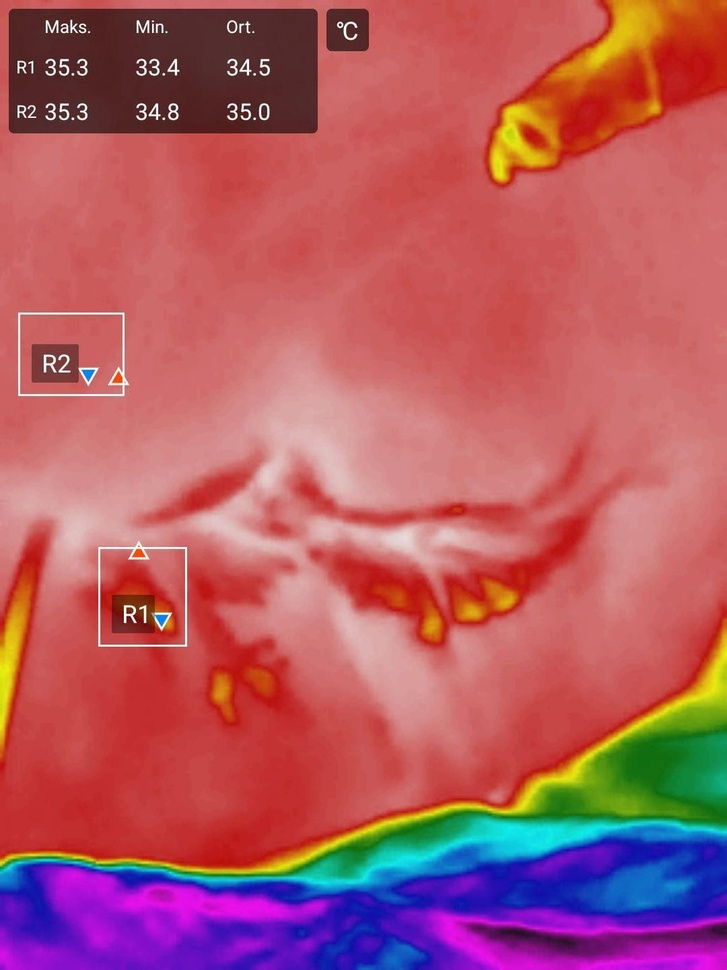
#> input picture model_files/001.21.GLUTEAL.EVRE1.-0,5.jpeg, 727 x 970 px, shrunk from 1080 x 1440 before the run
$ python -i ruler_utils.py   (imports and definitions only)
#> lines starting #> are read from the running program, lines starting #| are printed output that depends on the picture; after the words box and inside, x2 and y2 are one past the last pixel; in counts of white or black regions, pixels touching at a corner belong together
#> further down, picture is the input picture: shape (970, 727, 3); mean B, G, R 99.3, 89.8, 177.7
import cv2
import numpy as np


def group_close_values(values, max_gap=8):
    if len(values) == 0:
        return []

    values = sorted(values)
    groups = [[values[0]]]

    for v in values[1:]:
        if abs(v - groups[-1][-1]) <= max_gap:
            groups[-1].append(v)
        else:
            groups.append([v])

    return [int(np.mean(g)) for g in groups]


def detect_ruler_and_scale(image_bgr, debug=False):
#> called with debug = False
    debug_dict = {}

    # 1) Mavi cetveli bul
    hsv = cv2.cvtColor(image_bgr, cv2.COLOR_BGR2HSV)
#> hsv: shape (970, 727, 3); mean H, S, V 47.7, 156, 194

    lower_blue = np.array([85, 30, 20])
    upper_blue = np.array([145, 255, 255])

    blue_mask = cv2.inRange(hsv, lower_blue, upper_blue)
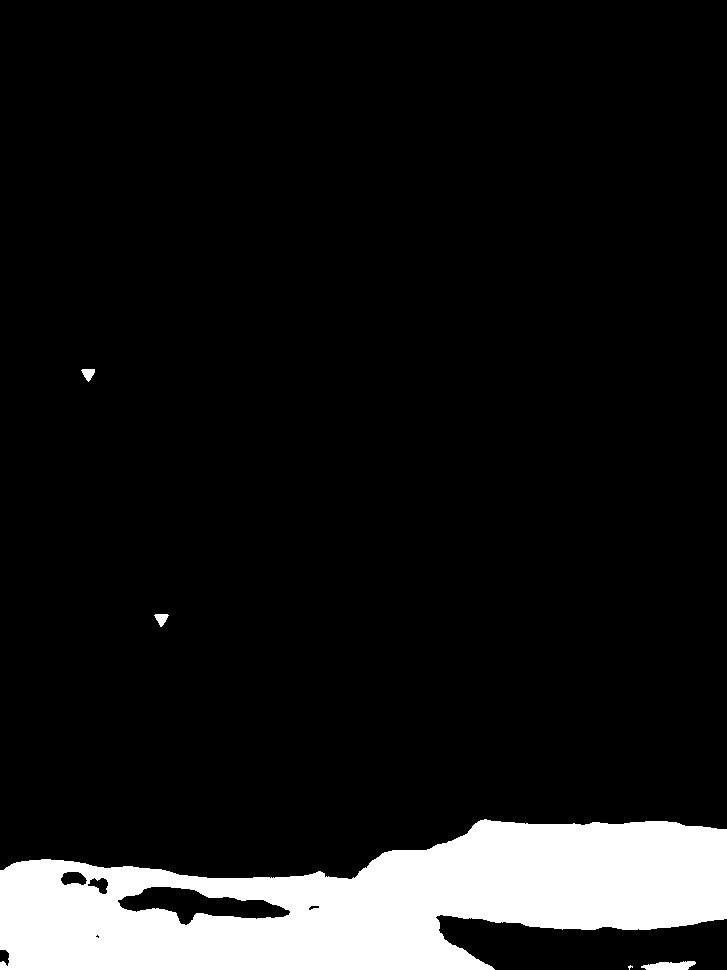
#> blue_mask: shape (970, 727); 10.1% white; 5 white regions (1 under 20 px), largest, box (x1, y1, x2, y2) and area: (0, 819, 727, 970) 70921, (641, 961, 696, 970) 358, (154, 614, 169, 627) 115, (81, 369, 95, 382) 113

    kernel = np.ones((5, 5), np.uint8)
    blue_mask = cv2.morphologyEx(blue_mask, cv2.MORPH_OPEN, kernel)
#> blue_mask: shape (970, 727); 10.1% white; 4 white regions, box (x1, y1, x2, y2) and area: (0, 820, 727, 970) 70863, (646, 961, 693, 970) 329, (83, 369, 94, 380) 100, (156, 614, 167, 625) 100
    blue_mask = cv2.morphologyEx(blue_mask, cv2.MORPH_CLOSE, kernel)
#> blue_mask: shape (970, 727); 10.1% white; 4 white regions

    contours, _ = cv2.findContours(blue_mask, cv2.RETR_EXTERNAL, cv2.CHAIN_APPROX_SIMPLE)
#> contours = 4 contours; box (x1, y1, x2, y2) and area: (0, 820, 727, 970) 73702, (646, 961, 693, 970) 278, (156, 614, 167, 625) 82, (83, 369, 94, 380) 82
    if not contours:
        return None, {"error": "Cetvel bulunamadı", "blue_mask": blue_mask}

    ruler_cnt = max(contours, key=cv2.contourArea)
#> ruler_cnt = contour of 303 points, box (x1, y1, x2, y2) (0, 820, 727, 970), area 73702
    x, y, w, h = cv2.boundingRect(ruler_cnt)
#> x = 0; y = 820; w = 727; h = 150

    ruler_crop = image_bgr[y:y+h, x:x+w].copy()
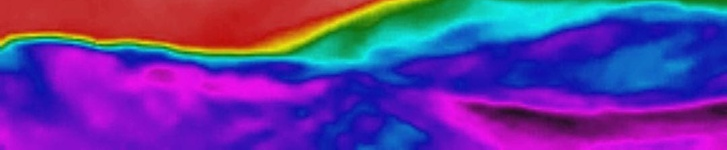
#> ruler_crop: shape (150, 727, 3); mean B, G, R 160.7, 54.3, 97.1
    debug_dict["blue_mask"] = blue_mask
    debug_dict["ruler_box"] = (x, y, w, h)
    debug_dict["ruler_crop"] = ruler_crop.copy()

    # 2) Cetvel crop içinde işaretleri ayır
    gray = cv2.cvtColor(ruler_crop, cv2.COLOR_BGR2GRAY)
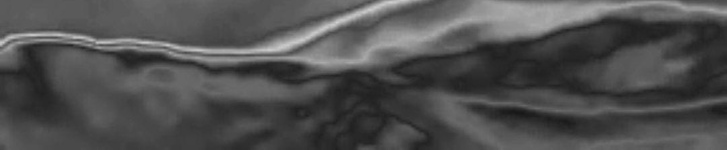
#> gray: shape (150, 727); min 23, max 208, mean 79.3

    # Histogram equalization biraz kontrast artırır
    gray = cv2.equalizeHist(gray)
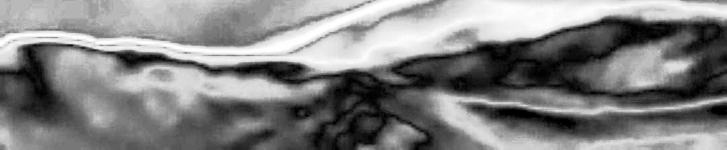
#> gray: shape (150, 727); min 0, max 255, mean 129

    # Cetvel üzerindeki koyu işaretler beyaz olacak
    _, th = cv2.threshold(gray, 60, 255, cv2.THRESH_BINARY_INV)
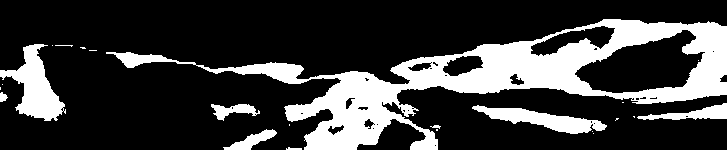
#> th: shape (150, 727); 23.6% white; 23 white regions (14 under 20 px), largest, box (x1, y1, x2, y2) and area: (106, 19, 727, 150) 20227, (0, 44, 66, 121) 2244, (472, 105, 607, 134) 1607

    # Gürültü azalt
    th = cv2.morphologyEx(th, cv2.MORPH_OPEN, np.ones((3, 3), np.uint8))
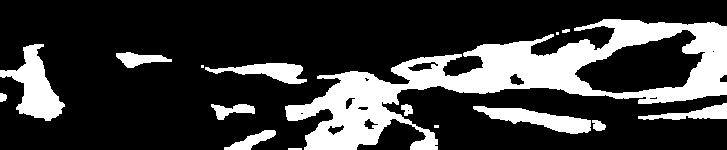
#> th: shape (150, 727); 23.2% white; 16 white regions (3 under 20 px), largest, box (x1, y1, x2, y2) and area: (285, 19, 727, 150) 18259, (0, 44, 65, 121) 2204, (473, 106, 591, 134) 1482

    debug_dict["threshold"] = th

    # 3) Sütun yoğunluğu analizi
    col_sum = np.sum(th > 0, axis=0)
#> col_sum = 727 values, max 88 at index 714, min 0 at index 65, mean 34.78

    # Çok kısa gürültüleri atmak için eşik
    # Cetvel yüksekliğinin belli bir oranından fazla olan sütunları al
    min_col_strength = max(2, int(h * 0.10))
#> min_col_strength = 15

    candidate_xs = np.where(col_sum >= min_col_strength)[0].tolist()
#> candidate_xs = 558 values from 0 to 726
    debug_dict["candidate_xs"] = candidate_xs
    debug_dict["col_sum"] = col_sum.tolist()

    if len(candidate_xs) < 2:
        return None, {**debug_dict, "error": "Cetvel işaretleri bulunamadı"}

    # Yakın sütunları grupla
    tick_xs = group_close_values(candidate_xs, max_gap=8)
#> in group_close_values, `groups = [[values[0]]]`: groups = [[0]]
#> the loop in group_close_values, `for v in values[1:]:` made 557 passes
#> v on passes 5 to 7: 17, 18, 19
#> after the loop in group_close_values, `for v in values[1:]:`: groups = 5 items
#> tick_xs = [2, 37, 129, 220, 479]
    debug_dict["grouped_tick_xs"] = tick_xs

    if len(tick_xs) < 2:
        return None, {**debug_dict, "error": "Yeterli cetvel işareti yok"}

    # 4) Ardışık işaret aralıkları
    distances = [tick_xs[i+1] - tick_xs[i] for i in range(len(tick_xs)-1)]
#> distances = [35, 92, 91, 259]
    distances = [d for d in distances if d > 2]
    debug_dict["distances"] = distances

    if len(distances) == 0:
        return None, {**debug_dict, "error": "İşaret aralıkları hesaplanamadı"}

    # En sık küçük aralık ~ 1 mm kabul
    pixel_per_mm = float(np.median(distances))
#> pixel_per_mm = 91.5
    mm_per_pixel = 1.0 / pixel_per_mm
#> mm_per_pixel = 0.0109

    # Görsel debug
    line_vis = ruler_crop.copy()
    for tx in tick_xs:
        cv2.line(line_vis, (tx, 0), (tx, h - 1), (0, 255, 0), 1)
#> this loop made 5 passes
#> tx on passes 1 to 5: 2, 37, 129, 220, 479
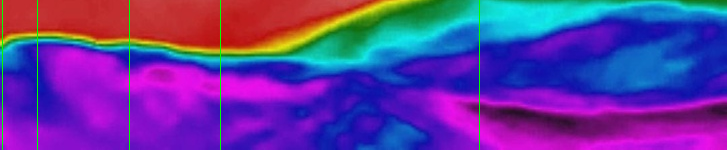
#> line_vis: shape (150, 727, 3); 0.69% of pixels changed, all inside (x1, y1, x2, y2) = (2, 0, 480, 150)

    debug_dict["line_vis"] = line_vis
    debug_dict["pixel_per_mm"] = pixel_per_mm
    debug_dict["mm_per_pixel"] = mm_per_pixel

    return mm_per_pixel, debug_dict

>>> import cv2
>>> picture = cv2.imread('001.21.GLUTEAL.EVRE1.-0,5.jpeg')
>>> result = detect_ruler_and_scale(picture)

$ run again, on model_files/001.21.GLUTEAL.EVRE1.-1.jpeg
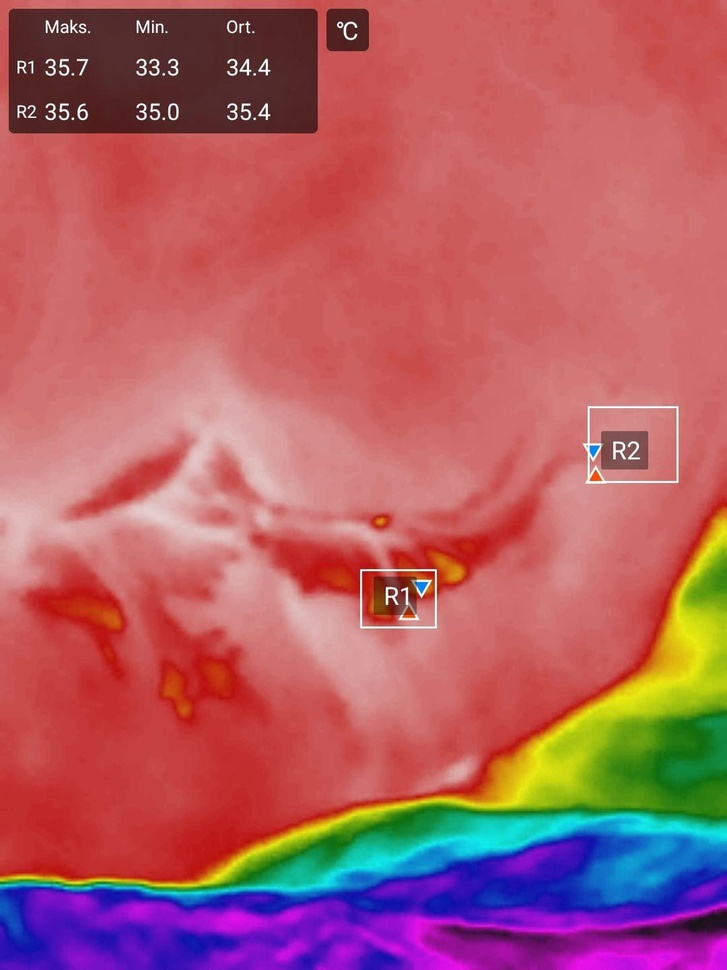
#> input picture model_files/001.21.GLUTEAL.EVRE1.-1.jpeg, 727 x 970 px, shrunk from 1080 x 1440 before the run
#> picture is the input picture: shape (970, 727, 3); mean B, G, R 100.3, 94, 177
#> hsv: shape (970, 727, 3); mean H, S, V 48.1, 153.6, 193.9
#> in detect_ruler_and_scale, `blue_mask = cv2.inRange(hsv, lower_blue, upper_blue)`:
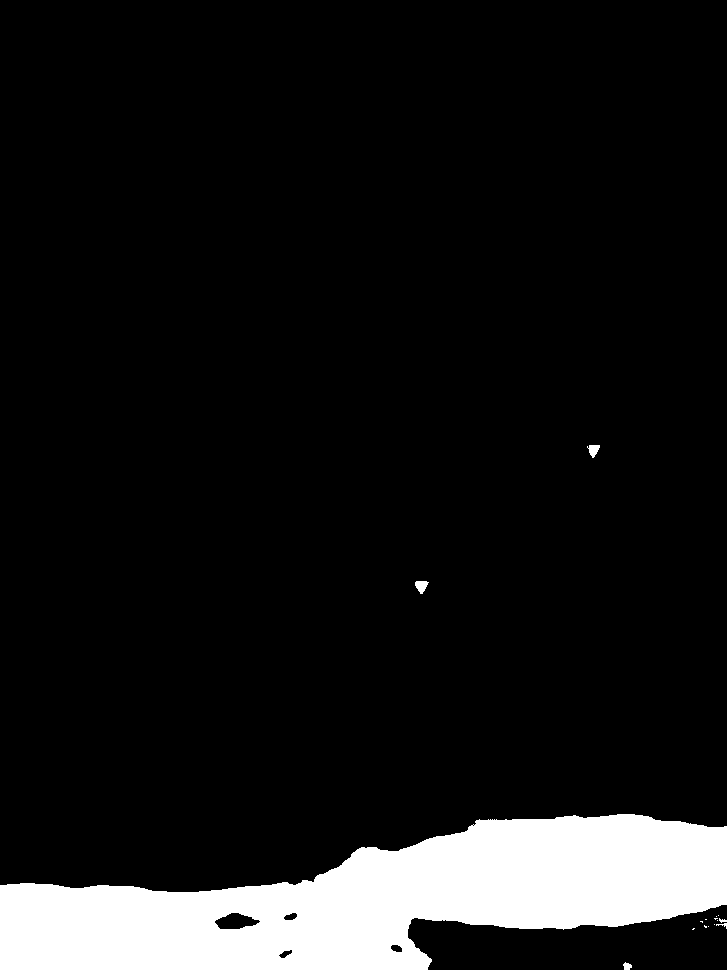
#> blue_mask: shape (970, 727); 9.7% white; 16 white regions (10 under 20 px), largest, box (x1, y1, x2, y2) and area: (0, 814, 727, 970) 68383, (415, 581, 429, 594) 118, (587, 445, 600, 458) 104, (623, 962, 632, 970) 51, (716, 923, 727, 929) 24, (719, 918, 727, 923) 21
#> contours = 4 contours; box (x1, y1, x2, y2) and area: (0, 814, 727, 970) 68179, (416, 581, 427, 592) 86, (589, 445, 599, 455) 72, (624, 963, 630, 970) 30
#> ruler_cnt = contour of 309 points, box (x1, y1, x2, y2) (0, 814, 727, 970), area 68179
#> x = 0; y = 814; w = 727; h = 156
#> col_sum = 727 values, max 81 at index 28, min 5 at index 293, mean 35.42
#> min_col_strength = 15
#> candidate_xs = 643 values from 0 to 726
#> in group_close_values, `groups = [[values[0]]]`: groups = [[0]]
#> after the loop in group_close_values, `for v in values[1:]:`: groups = 4 items
#> tick_xs = [141, 310, 472, 679]
#> distances = [169, 162, 207]
#> pixel_per_mm = 169
#> mm_per_pixel = 0.00592
#> the loop in detect_ruler_and_scale, `for tx in tick_xs:` made 4 passes
#> tx on passes 1 to 4: 141, 310, 472, 679
#> after the loop in detect_ruler_and_scale, `for tx in tick_xs:`:
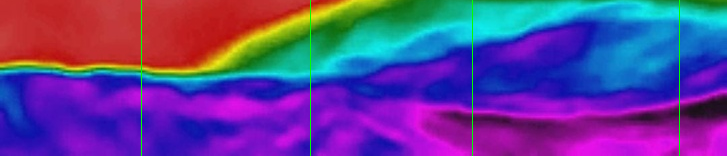
#> line_vis: shape (156, 727, 3); mean B, G, R 150.2, 63, 95.1

$ run again, on model_files/cetvel_yara.jpg
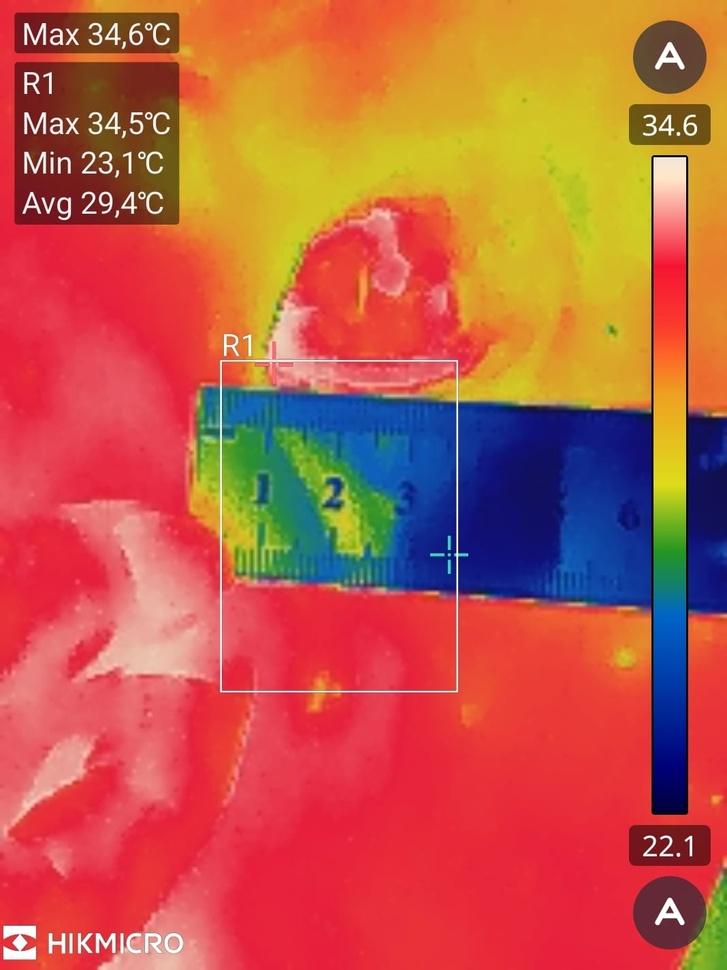
#> input picture model_files/cetvel_yara.jpg, 727 x 970 px, shrunk from 1068 x 1425 before the run
#> picture is the input picture: shape (970, 727, 3); mean B, G, R 71.3, 91.2, 191.2
#> hsv: shape (970, 727, 3); mean H, S, V 92.9, 193.6, 206.9
#> in detect_ruler_and_scale, `blue_mask = cv2.morphologyEx(blue_mask, cv2.MORPH_CLOSE, kernel)`:
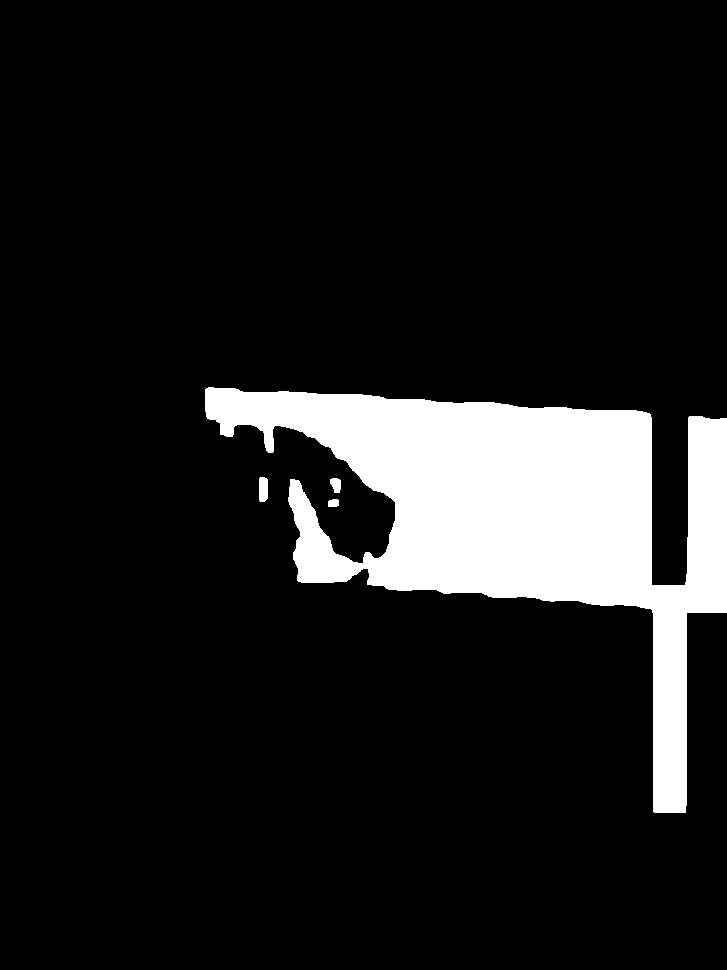
#> blue_mask: shape (970, 727); 11.4% white; 4 white regions
#> contours = 4 contours; box (x1, y1, x2, y2) and area: (205, 387, 727, 813) 78935, (259, 477, 268, 502) 184, (330, 478, 341, 493) 108, (328, 499, 339, 507) 64
#> ruler_cnt = contour of 448 points, box (x1, y1, x2, y2) (205, 387, 727, 813), area 78935
#> x = 205; y = 387; w = 522; h = 426
#> in detect_ruler_and_scale, `th = cv2.morphologyEx(th, cv2.MORPH_OPEN, np.ones((3, 3), np.uint8))`:
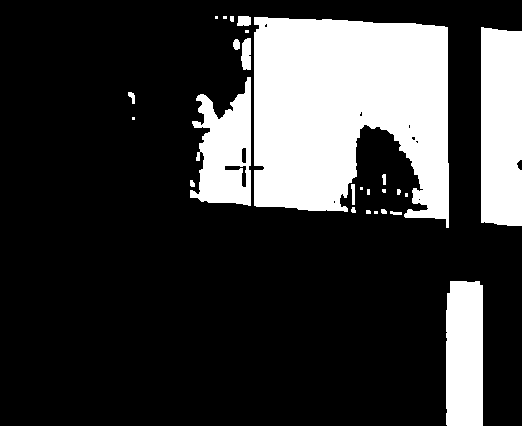
#> th: shape (426, 522); 23.2% white; 26 white regions (10 under 20 px), largest, box (x1, y1, x2, y2) and area: (254, 17, 449, 228) 32307, (481, 27, 522, 226) 7960, (446, 281, 483, 426) 5271
#> col_sum = 522 values, max 337 at index 481, min 0 at index 0, mean 98.64
#> min_col_strength = 42
#> candidate_xs = 320 values from 199 to 521
#> in group_close_values, `groups = [[values[0]]]`: groups = [[199]]
#> the loop in group_close_values, `for v in values[1:]:` made 319 passes
#> v on passes 1 to 3: 200, 201, 202
#> after the loop in group_close_values, `for v in values[1:]:`: groups = 1 item
#> tick_xs = [361]

$ run again, on model_files/yara-yok-goreceli-risk.jpg
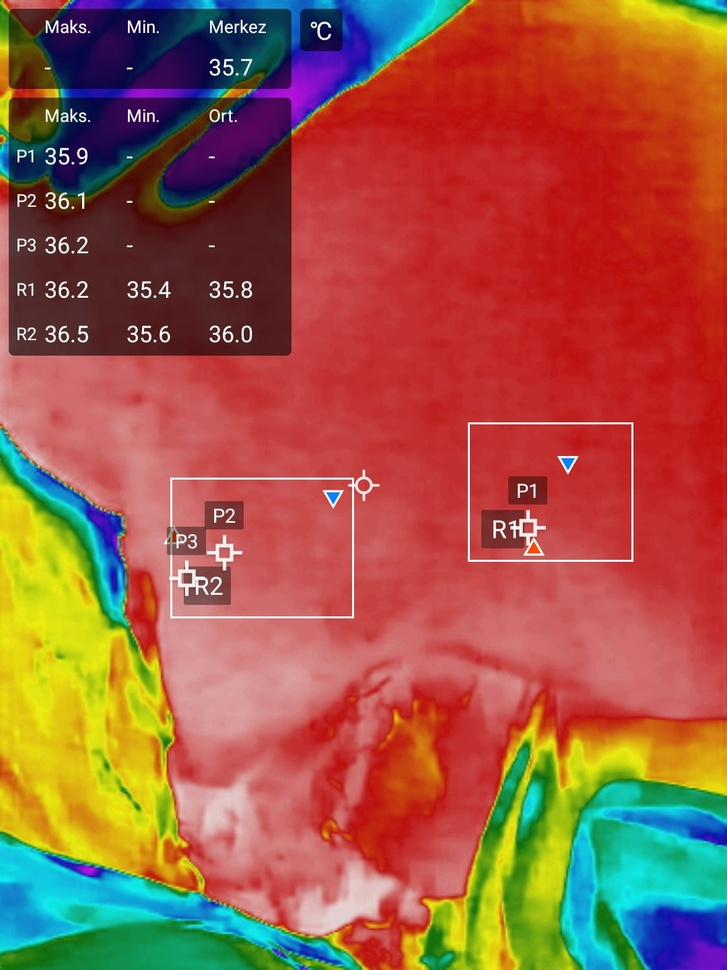
#> input picture model_files/yara-yok-goreceli-risk.jpg, 727 x 970 px, shrunk from 1080 x 1440 before the run
#> picture is the input picture: shape (970, 727, 3); mean B, G, R 68.1, 88.7, 159.1
#> hsv: shape (970, 727, 3); mean H, S, V 35, 189.8, 182
#> contours = 9 contours; largest, box (x1, y1, x2, y2) and area: (0, 0, 452, 205) 48972, (563, 785, 727, 970) 22852, (0, 841, 350, 966) 14896, (0, 430, 126, 618) 4484, (523, 787, 538, 820) 290
#> ruler_cnt = contour of 596 points, box (x1, y1, x2, y2) (0, 0, 452, 205), area 48972
#> x = 0; w = 452; h = 205
#> col_sum = 452 values, max 150 at index 91, min 0 at index 0, mean 42.74
#> min_col_strength = 20
#> candidate_xs = 246 values from 48 to 341
#> in group_close_values, `groups = [[values[0]]]`: groups = [[48]]
#> after the loop in group_close_values, `for v in values[1:]:`: groups = 3 items
#> tick_xs = [147, 280, 322]
#> distances = [133, 42]
#> pixel_per_mm = 87.5
#> mm_per_pixel = 0.0114
#> the loop in detect_ruler_and_scale, `for tx in tick_xs:` made 3 passes
#> tx on passes 1 to 3: 147, 280, 322
#> after the loop in detect_ruler_and_scale, `for tx in tick_xs:`:
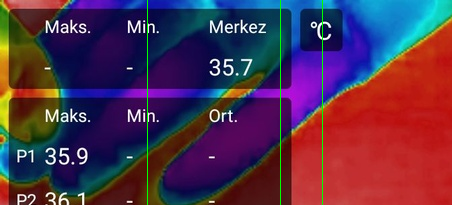
#> line_vis: shape (205, 452, 3); mean B, G, R 75.9, 48, 82.4
